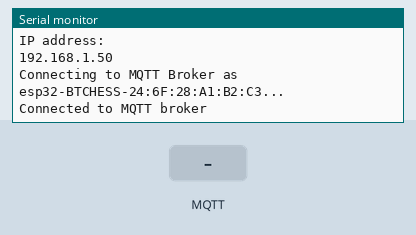
Bench run of a sketch on a simulated ESP32. On the bench: the last lines printed to the serial monitor. Inputs (shaded band) come from the test bench. WiFi joins after 1.5 s; servers stay silent unless stated; no MQTT or app messages arrive unless stated.

Above: at 2.7 s.
2.8 s: MQTT message "r" arrives on the first subscribed topic
At 4.0 s:
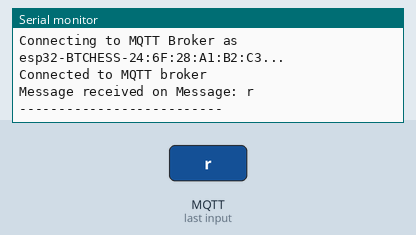
4.3 s: MQTT message "1" arrives on the first subscribed topic
At 5.2 s:
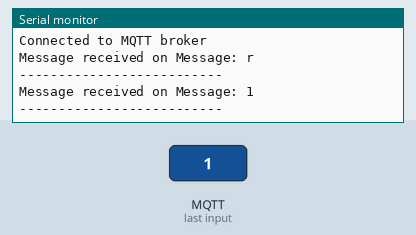
5.8 s: MQTT message "on" arrives on the first subscribed topic
At 6.3 s:
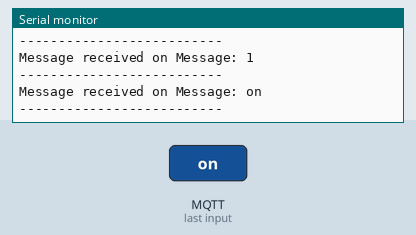
7.3 s: MQTT message "off" arrives on the first subscribed topic
At 8.7 s:
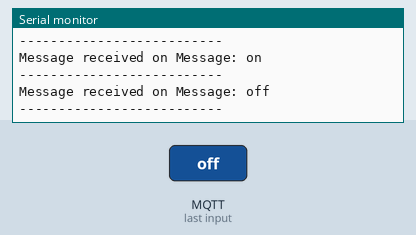

The sketch:

sketch_feb19c_copy_20260223203631.ino
```cpp
#include <WiFi.h>
#include <PubSubClient.h>
#include <WiFiClientSecure.h>


const char* ssid = "A56"; //CHANGE
const char* password = "password1"; //CHANGE
String x = "";

const char* mqtt_server = "b961a90c5d7f4604992378963c9d10ae.s1.eu.hivemq.cloud";
const char* mqtt_username = "board";
const char* mqtt_password = "BTChess1!";
const char* mqtt_topic = "hivemq/esp32";
const int mqtt_port = 8883;
const char* ca_cert =
"-----BEGIN CERTIFICATE-----\n"
"MIIFazCCA1OgAwIBAgIRAIIQz7DSQONZRGPgu2OCiwAwDQYJKoZIhvcNAQELBQAw\n"
"TzELMAkGA1UEBhMCVVMxKTAnBgNVBAoTIEludGVybmV0IFNlY3VyaXR5IFJlc2Vh\n"
"cmNoIEdyb3VwMRUwEwYDVQQDEwxJU1JHIFJvb3QgWDEwHhcNMTUwNjA0MTEwNDM4\n"
"WhcNMzUwNjA0MTEwNDM4WjBPMQswCQYDVQQGEwJVUzEpMCcGA1UEChMgSW50ZXJu\n"
"ZXQgU2VjdXJpdHkgUmVzZWFyY2ggR3JvdXAxFTATBgNVBAMTDElTUkcgUm9vdCBY\n"
"MTCCAiIwDQYJKoZIhvcNAQEBBQADggIPADCCAgoCggIBAK3oJHP0FDfzm54rVygc\n"
"h77ct984kIxuPOZXoHj3dcKi/vVqbvYATyjb3miGbESTtrFj/RQSa78f0uoxmyF+\n"
"0TM8ukj13Xnfs7j/EvEhmkvBioZxaUpmZmyPfjxwv60pIgbz5MDmgK7iS4+3mX6U\n"
"A5/TR5d8mUgjU+g4rk8Kb4Mu0UlXjIB0ttov0DiNewNwIRt18jA8+o+u3dpjq+sW\n"
"T8KOEUt+zwvo/7V3LvSye0rgTBIlDHCNAymg4VMk7BPZ7hm/ELNKjD+Jo2FR3qyH\n"
"B5T0Y3HsLuJvW5iB4YlcNHlsdu87kGJ55tukmi8mxdAQ4Q7e2RCOFvu396j3x+UC\n"
"B5iPNgiV5+I3lg02dZ77DnKxHZu8A/lJBdiB3QW0KtZB6awBdpUKD9jf1b0SHzUv\n"
"KBds0pjBqAlkd25HN7rOrFleaJ1/ctaJxQZBKT5ZPt0m9STJEadao0xAH0ahmbWn\n"
"OlFuhjuefXKnEgV4We0+UXgVCwOPjdAvBbI+e0ocS3MFEvzG6uBQE3xDk3SzynTn\n"
"jh8BCNAw1FtxNrQHusEwMFxIt4I7mKZ9YIqioymCzLq9gwQbooMDQaHWBfEbwrbw\n"
"qHyGO0aoSCqI3Haadr8faqU9GY/rOPNk3sgrDQoo//fb4hVC1CLQJ13hef4Y53CI\n"
"rU7m2Ys6xt0nUW7/vGT1M0NPAgMBAAGjQjBAMA4GA1UdDwEB/wQEAwIBBjAPBgNV\n"
"HRMBAf8EBTADAQH/MB0GA1UdDgQWBBR5tFnme7bl5AFzgAiIyBpY9umbbjANBgkq\n"
"hkiG9w0BAQsFAAOCAgEAVR9YqbyyqFDQDLHYGmkgJykIrGF1XIpu+ILlaS/V9lZL\n"
"ubhzEFnTIZd+50xx+7LSYK05qAvqFyFWhfFQDlnrzuBZ6brJFe+GnY+EgPbk6ZGQ\n"
"3BebYhtF8GaV0nxvwuo77x/Py9auJ/GpsMiu/X1+mvoiBOv/2X/qkSsisRcOj/KK\n"
"NFtY2PwByVS5uCbMiogziUwthDyC3+6WVwW6LLv3xLfHTjuCvjHIInNzktHCgKQ5\n"
"ORAzI4JMPJ+GslWYHb4phowim57iaztXOoJwTdwJx4nLCgdNbOhdjsnvzqvHu7Ur\n"
"TkXWStAmzOVyyghqpZXjFaH3pO3JLF+l+/+sKAIuvtd7u+Nxe5AW0wdeRlN8NwdC\n"
"jNPElpzVmbUq4JUagEiuTDkHzsxHpFKVK7q4+63SM1N95R1NbdWhscdCb+ZAJzVc\n"
"oyi3B43njTOQ5yOf+1CceWxG1bQVs5ZufpsMljq4Ui0/1lvh+wjChP4kqKOJ2qxq\n"
"4RgqsahDYVvTH9w7jXbyLeiNdd8XM2w9U/t7y0Ff/9yi0GE44Za4rF2LN9d11TPA\n"
"mRGunUHBcnWEvgJBQl9nJEiU0Zsnvgc/ubhPgXRR4Xq37Z0j4r7g1SgEEzwxA57d\n"
"emyPxgcYxn/eR44/KJ4EBs+lVDR3veyJm+kXQ99b21/+jh5Xos1AnX5iItreGCc=\n"
"-----END CERTIFICATE-----\n";


WiFiClientSecure espClient;
PubSubClient mqtt_client(espClient);

void setup() {
  Serial.begin(115200);
  wifiInit();
  MQTTInit();

}

void loop() {
  if (!mqtt_client.connected()) {
        MQTTInit();
    }
    mqtt_client.loop();
}

void wifiInit() {
  WiFi.mode(WIFI_STA);
  WiFi.begin(ssid, password);
  Serial.print("Connecting to WiFi..");
  while (WiFi.status() != WL_CONNECTED) {
    Serial.print('.');
    delay(500);
  }
  Serial.println("Connected to WiFi");
  Serial.println("");
  Serial.println("WiFi connected");
  Serial.println("IP address: ");
  Serial.println(WiFi.localIP());
}

void MQTTInit(){
  espClient.setCACert(ca_cert);
  mqtt_client.setServer(mqtt_server, mqtt_port);
  mqtt_client.setKeepAlive(60);
  mqtt_client.setCallback(mqttCallback);

  while(!mqtt_client.connected())
  {
    String client_id = "esp32-BTCHESS-" + String(WiFi.macAddress());
    Serial.printf("Connecting to MQTT Broker as %s...\n", client_id.c_str());
    if (mqtt_client.connect(client_id.c_str(), mqtt_username, mqtt_password))
    {
      Serial.println("Connected to MQTT broker");
      mqtt_client.subscribe(mqtt_topic);
      mqtt_client.publish(mqtt_topic, "mqtt test");
    }
    else {
      Serial.printf("Failed, rc=%d\n", mqtt_client.state());
      delay(2000);
    }
  }
  if (Serial.available())
  {
    x = Serial.readStringUntil('\n');
    x.trim();
    if (x.equalsIgnoreCase("r"))
    {
      mqtt_client.publish(mqtt_topic, "mqtt test");
    }
  }
}

void mqttCallback(char *topic, byte *payload, unsigned int length) {
  Serial.printf("Message received on ", topic);
  Serial.print("Message: ");
  for (unsigned int i = 0; i < length; i ++) {
    Serial.print((char) payload[i]);
  }
  Serial.println("\n--------------------------");
}
```

Measured:
- after the input at 2.8 s, the serial monitor: prints a new line at once (image 1)
- after the input at 4.3 s, the serial monitor: prints a new line at once (image 2)
- after the input at 5.8 s, the serial monitor: prints a new line at once (image 3)
- after the input at 7.3 s, the serial monitor: prints a new line at once (image 4)
